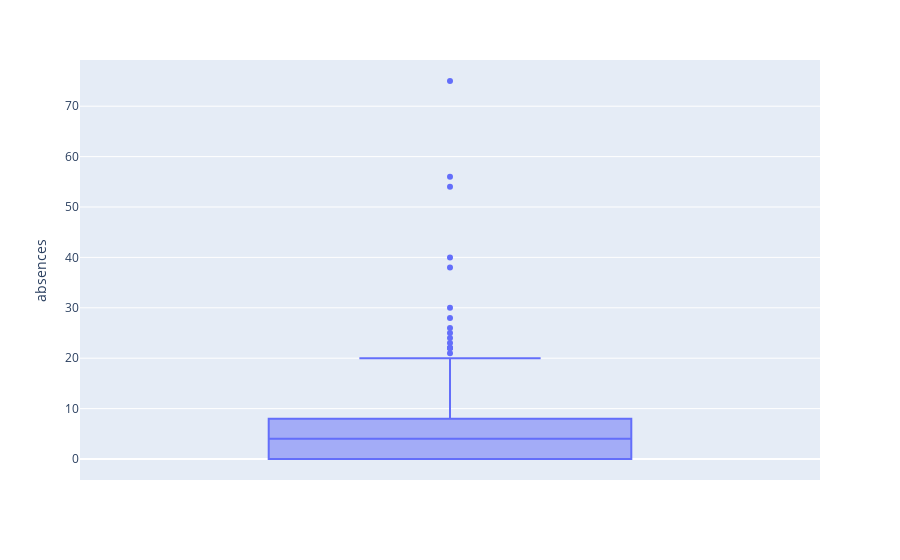

The code cell stored with this chart in its notebook:
### Code cell
# Boxplot of variable absences
px.box(math_df, y='absences')

### Figure 1 — Plotly figure (JSON) as saved in the notebook; plotly's stock layout.template omitted (floating-point values rounded to 4 significant figures; data arrays with more than 128 entries replaced by an {"elided": "..."} marker saying what was removed)
{"data": [{"alignmentgroup": "True", "hovertemplate": "absences=%{y}<extra></extra>", "legendgroup": "", "marker": {"color": "#636efa"}, "name": "", "notched": false, "offsetgroup": "", "orientation": "v", "showlegend": false, "type": "box", "x0": " ", "xaxis": "x", "y": {"elided": "395 int values"}, "y0": " ", "yaxis": "y"}], "layout": {"boxmode": "group", "legend": {"tracegroupgap": 0}, "margin": {"t": 60}, "xaxis": {"anchor": "y", "domain": [0, 1]}, "yaxis": {"anchor": "x", "domain": [0, 1], "title": {"text": "absences"}}}}
